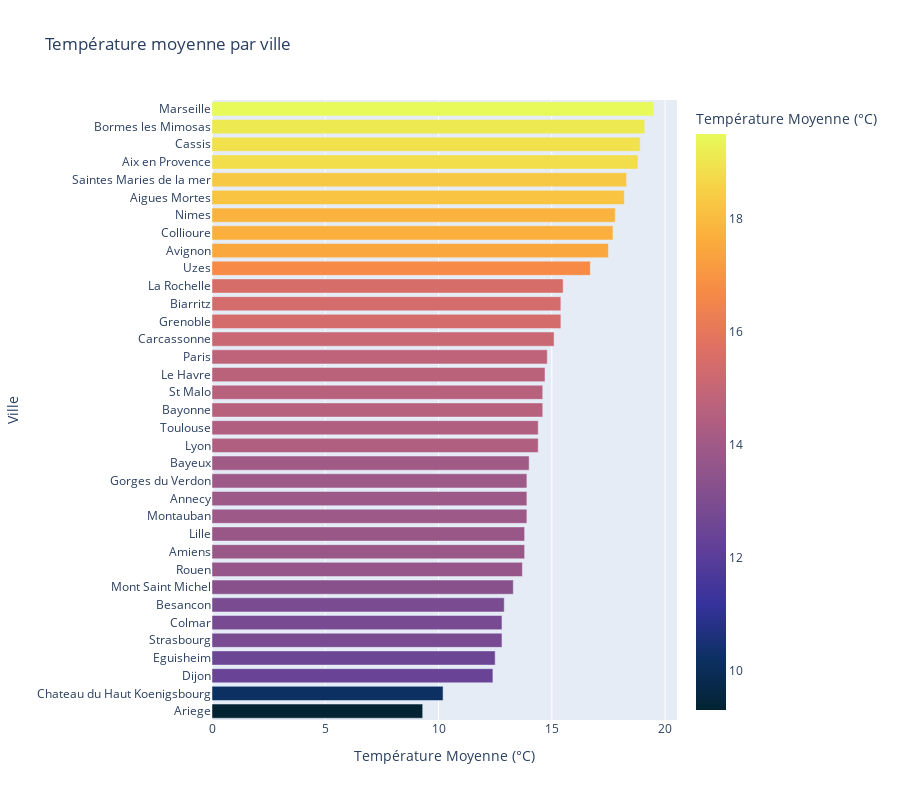

The notebook cell saved with this chart:
### Code cell
# Trier le dataset par température décroissante
dataset_sorted = df_resultats.sort_values(by="Temperature Moy (°C)", ascending=True).head(35)

# Créer un histogramme
fig = px.bar(dataset_sorted, 
             x="Temperature Moy (°C)", 
             y="Ville", 
             orientation='h',  # Histogramme horizontal pour meilleure lisibilité
             title="Température moyenne par ville",
             labels={"Temperature Moy (°C)": "Température Moyenne (°C)"},
             color="Temperature Moy (°C)",  # Ajoute une couleur en fonction de la température
             color_continuous_scale="thermal", # Palette de couleurs adaptée aux températures
             height= 800)
          

# Afficher la figure
fig.show()

### Figure 1 — Plotly figure (JSON) as saved in the notebook; plotly's stock layout.template omitted (floating-point values rounded to 4 significant figures)
{"data": [{"alignmentgroup": "True", "hovertemplate": "Température Moyenne (°C)=%{marker.color}<br>Ville=%{y}<extra></extra>", "legendgroup": "", "marker": {"color": [9.3, 10.2, 12.4, 12.5, 12.8, 12.8, 12.9, 13.3, 13.7, 13.8, 13.8, 13.9, 13.9, 13.9, 14, 14.4, 14.4, 14.6, 14.6, 14.7, 14.8, 15.1, 15.4, 15.4, 15.5, 16.7, 17.5, 17.7, 17.8, 18.2, 18.3, 18.8, 18.9, 19.1, 19.5], "coloraxis": "coloraxis", "pattern": {"shape": ""}}, "name": "", "offsetgroup": "", "orientation": "h", "showlegend": false, "textposition": "auto", "type": "bar", "x": [9.3, 10.2, 12.4, 12.5, 12.8, 12.8, 12.9, 13.3, 13.7, 13.8, 13.8, 13.9, 13.9, 13.9, 14, 14.4, 14.4, 14.6, 14.6, 14.7, 14.8, 15.1, 15.4, 15.4, 15.5, 16.7, 17.5, 17.7, 17.8, 18.2, 18.3, 18.8, 18.9, 19.1, 19.5], "xaxis": "x", "y": ["Ariege", "Chateau du Haut Koenigsbourg", "Dijon", "Eguisheim", "Strasbourg", "Colmar", "Besancon", "Mont Saint Michel", "Rouen", "Amiens", "Lille", "Montauban", "Annecy", "Gorges du Verdon", "Bayeux", "Lyon", "Toulouse", "Bayonne", "St Malo", "Le Havre", "Paris", "Carcassonne", "Grenoble", "Biarritz", "La Rochelle", "Uzes", "Avignon", "Collioure", "Nimes", "Aigues Mortes", "Saintes Maries de la mer", "Aix en Provence", "Cassis", "Bormes les Mimosas", "Marseille"], "yaxis": "y"}], "layout": {"barmode": "relative", "coloraxis": {"colorbar": {"title": {"text": "Température Moyenne (°C)"}}, "colorscale": [[0, "rgb(3, 35, 51)"], [0.09091, "rgb(13, 48, 100)"], [0.1818, "rgb(53, 50, 155)"], [0.2727, "rgb(93, 62, 153)"], [0.3636, "rgb(126, 77, 143)"], [0.4545, "rgb(158, 89, 135)"], [0.5455, "rgb(193, 100, 121)"], [0.6364, "rgb(225, 113, 97)"], [0.7273, "rgb(246, 139, 69)"], [0.8182, "rgb(251, 173, 60)"], [0.9091, "rgb(246, 211, 70)"], [1, "rgb(231, 250, 90)"]]}, "height": 800, "legend": {"tracegroupgap": 0}, "title": {"text": "Température moyenne par ville"}, "xaxis": {"anchor": "y", "domain": [0, 1], "title": {"text": "Température Moyenne (°C)"}}, "yaxis": {"anchor": "x", "domain": [0, 1], "title": {"text": "Ville"}}}}
